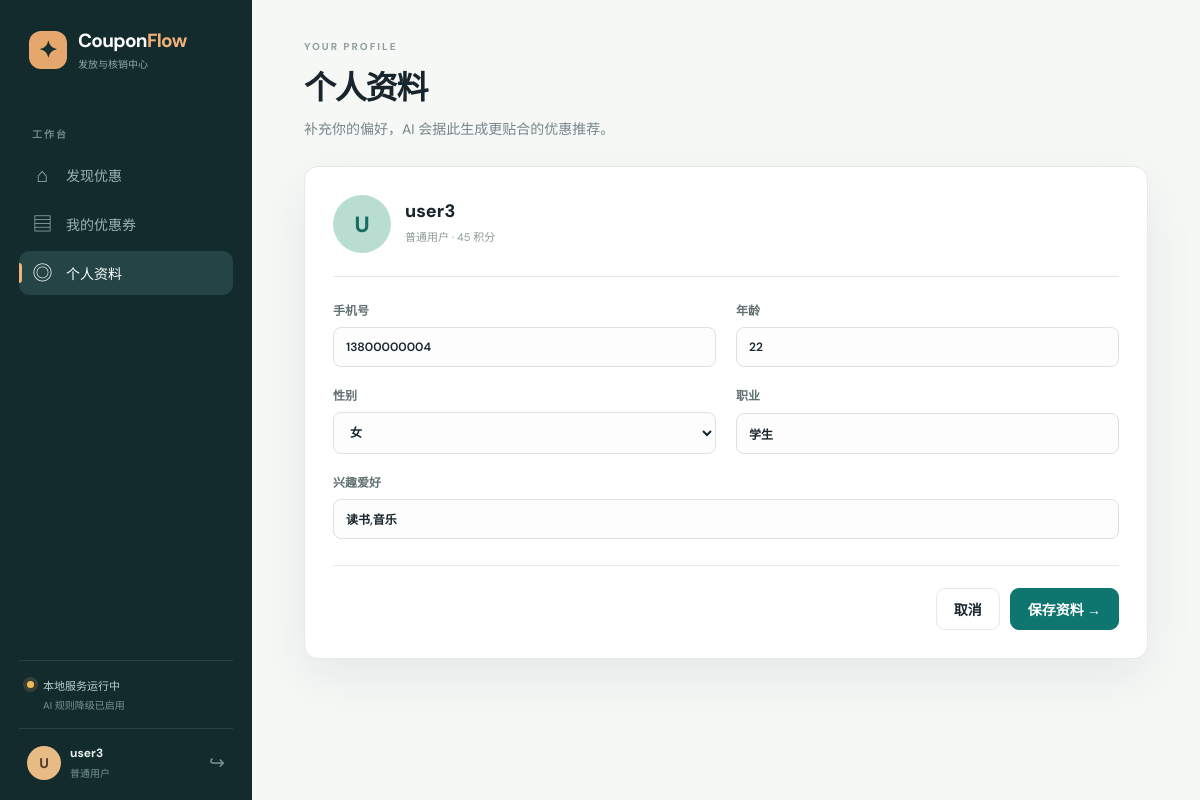
Page /user/profile (signed in) on the committed database.
### api/app/models/user.py (models this page shows, shortened)
class User(UserMixin, db.Model):
    __tablename__ = "users"
    id = db.Column(db.Integer, primary_key=True)
    username = db.Column(db.String(80), unique=True, nullable=False, index=True)
    password_hash = db.Column(db.String(256), nullable=False)
    role = db.Column(db.String(20), nullable=False, default="user")
    phone = db.Column(db.String(20), default="")
    age = db.Column(db.Integer, nullable=True)
    gender = db.Column(db.String(10), default="")
    hobbies = db.Column(db.String(200), default="")
    occupation = db.Column(db.String(100), default="")
    points = db.Column(db.Integer, default=0)
    last_login = db.Column(db.DateTime, default=datetime.now)
    created_at = db.Column(db.DateTime, default=datetime.now)
    coupons = db.relationship(
        "Coupon", backref="owner", lazy="dynamic", foreign_keys="Coupon.user_id"
    )
    campaign_reservations = db.relationship(
        "CampaignReservation",
        back_populates="user",
        lazy="dynamic",
        cascade="all, delete-orphan",
    )
    @property
    def password(self):
        raise AttributeError("password is not readable")

### api/app/routes/user.py (the view, shortened to what this page needs)
@user_bp.route("/profile", methods=["GET", "POST"])
def profile():
    return render_template("user/profile.html")

### ai/providers/bedrock.py (called while the page is built)
    @property
    def available(self) -> bool:
        if self.config.mock_mode:
            return False
        return bool(self.config.bearer_token or self._runtime_client is not None)

    @property
    def status(self) -> Mapping[str, Any]:
        if self.config.mock_mode:
            mode, label = "fallback", "规则引擎降级"
        elif self.config.bearer_token:
            mode, label = "bedrock_api", "Bedrock API"
        elif self._runtime_client is not None:
            mode, label = "bedrock_sdk", "Bedrock SDK"
        else:
            mode, label = "fallback", "规则引擎降级"
        return {
            "mode": mode,
            "label": label,
            "connected": self.available,
            "model": self.config.model_id,
            "region": self.config.region,
        }

### ai/service.py (called while the page is built)
    @property
    def status(self) -> dict[str, Any]:
        return dict(self.provider.status)

### api/app/__init__.py (called while the page is built)
@login_manager.user_loader
def load_user(user_id):
    from api.app.models import User
    return db.session.get(User, int(user_id))

### api/app/routes/user.py (called while the page is built)
@user_bp.before_request
@login_required
@user_required
def before_request():
    pass

### api/app/services/ai_gateway.py (called while the page is built)
    @property
    def status(self):
        return self._service.status

### ui/templates/user/profile.html
{% extends 'base.html' %}{% block title %}个人资料 · CouponFlow{% endblock %}{% block content %}<div class="narrow-page"><div class="page-heading"><p class="kicker">YOUR PROFILE</p><h1>个人资料</h1><p>补充你的偏好，AI 会据此生成更贴合的优惠推荐。</p></div><form method="post" class="form-card"><div class="profile-header"><span class="avatar avatar-user large">{{ current_user.username[:1].upper() }}</span><div><h2>{{ current_user.username }}</h2><p>普通用户 · {{ current_user.points }} 积分</p></div></div><div class="form-grid"><label>手机号<input name="phone" value="{{ current_user.phone }}" placeholder="用于门店核销检索"></label><label>年龄<input name="age" type="number" value="{{ current_user.age or '' }}"></label><label>性别<select name="gender"><option value="">请选择</option><option {% if current_user.gender == '女' %}selected{% endif %}>女</option><option {% if current_user.gender == '男' %}selected{% endif %}>男</option><option {% if current_user.gender == '其他' %}selected{% endif %}>其他</option></select></label><label>职业<input name="occupation" value="{{ current_user.occupation }}" placeholder="例如：设计师"></label><label class="span-2">兴趣爱好<input name="hobbies" value="{{ current_user.hobbies }}" placeholder="例如：美食,旅行,运动"></label></div><div class="form-actions"><a class="button" href="{{ url_for('user_bp.dashboard') }}">取消</a><button class="button button-primary" type="submit">保存资料 →</button></div></form></div>{% endblock %}

### ui/templates/base.html (shortened to what this page needs)
<!doctype html>
<html lang="zh-CN">
<head>
  <link rel="stylesheet" href="{{ url_for('static', filename='css/style.css') }}">
</head>
<body>
  <div class="app-shell">
    <aside class="sidebar">
      <a class="brand" href="{{ url_for('auth.index') }}">
        <span class="brand-mark">✦</span>
        <span><strong>Coupon<span>Flow</span></strong><small>发放与核销中心</small></span>
      </a>
      {% if current_user.is_authenticated %}
      <div class="side-label">工作台</div>
      <nav class="side-nav">
        {% if current_user.role == 'operator' %}
          <a href="{{ url_for('operator.dashboard') }}" class="{% if request.endpoint == 'operator.dashboard' %}active{% endif %}"><span>▦</span>活动总览</a>
          <a href="{{ url_for('operator.risk_logs') }}" class="{% if request.endpoint == 'operator.risk_logs' %}active{% endif %}"><span>⌁</span>风控审核{% if pending_risks is defined and pending_risks %}<b class="nav-badge">{{ pending_risks }}</b>{% endif %}</a>
          <a href="{{ url_for('operator.notifications') }}" class="{% if request.endpoint == 'operator.notifications' %}active{% endif %}"><span>◌</span>广播通知</a>
        {% elif current_user.role == 'user' %}
          <a href="{{ url_for('user_bp.dashboard') }}" class="{% if request.endpoint == 'user_bp.dashboard' %}active{% endif %}"><span>⌂</span>发现优惠</a>
          <a href="{{ url_for('user_bp.my_coupons') }}" class="{% if request.endpoint == 'user_bp.my_coupons' %}active{% endif %}"><span>▤</span>我的优惠券</a>
          <a href="{{ url_for('user_bp.profile') }}" class="{% if request.endpoint == 'user_bp.profile' %}active{% endif %}"><span>◎</span>个人资料</a>
        {% elif current_user.role == 'verifier' %}
          <a href="{{ url_for('verifier.dashboard') }}" class="{% if request.endpoint == 'verifier.dashboard' %}active{% endif %}"><span>⌕</span>现场核销</a>
          <a href="{{ url_for('verifier.history') }}" class="{% if request.endpoint == 'verifier.history' %}active{% endif %}"><span>◷</span>核销记录</a>
        {% elif current_user.role == 'admin' %}
          <a href="{{ url_for('admin_bp.dashboard') }}" class="{% if request.endpoint == 'admin_bp.dashboard' %}active{% endif %}"><span>◈</span>数据驾驶舱</a>
        {% endif %}
      </nav>
      <div class="sidebar-bottom">
        <div class="local-status"><i class="status-dot {{ 'connected' if ai_status.connected else 'fallback' }}"></i><span>{% if ai_status.connected %}{{ ai_status.label }} 已连接<small>{{ ai_status.model }} · {{ ai_status.region }}</small>{% else %}本地服务运行中<small>AI 规则降级已启用</small>{% endif %}</span></div>
        <div class="profile-mini"><span class="avatar">{{ current_user.username[:1].upper() }}</span><span><strong>{{ current_user.username }}</strong><small>{{ {'operator':'运营人员','user':'普通用户','verifier':'核销人员','admin':'管理员'}[current_user.role] }}</small></span><a href="{{ url_for('auth.logout') }}" title="退出登录">↪</a></div>
      </div>
      {% endif %}
    </aside>
    <main class="main-content">
      {% block content %}{% endblock %}
    </main>
  </div>
</body>
</html>

### ui/static/css/style.css (style rules this page uses)
:root { --ink:#18252d;--muted:#77858a;--line:#e5e9e7;--paper:#f6f8f6;--white:#fff;--teal:#0e766e;--teal-dark:#075a55;--mint:#dff1e9;--coral:#ec765d;--yellow:#f4bf53;--purple:#8375c7;--red:#d85a51;--shadow:0 18px 50px rgba(28,52,51,.08) }
* { box-sizing:border-box }
body { margin:0;background:var(--paper);color:var(--ink);font-family:'Noto Sans SC','DM Sans',sans-serif;font-size:14px }
a { color:inherit;text-decoration:none }
button,input,select,textarea { font:inherit }
button { cursor:pointer }
h1,h2,h3,p { margin-top:0 }
h1 { font-size:32px;letter-spacing:-1.2px;margin:0 0 9px;font-weight:800 }
h2 { font-size:20px;margin:0;font-weight:800 }
.app-shell { display:flex;min-height:100vh }
.sidebar { width:252px;background:#142b2e;color:#d6e5e1;padding:28px 19px 20px;display:flex;flex-direction:column;position:fixed;inset:0 auto 0 0;z-index:5 }
.brand { display:flex;gap:11px;align-items:center;color:#fff;padding:0 10px }
.brand-mark { width:38px;height:38px;border-radius:12px;background:#e5a76c;color:#172f30;display:grid;place-items:center;font-size:23px;font-weight:800 }
.brand strong { display:block;font-size:19px;letter-spacing:-.7px }
.brand strong span { color:#f0b279 }
.brand small { display:block;color:#91aaa5;font-size:10px;margin-top:3px }
.side-label { color:#718b87;font-size:10px;font-weight:700;letter-spacing:2px;margin:55px 13px 12px }
.side-nav { display:grid;gap:5px }
.side-nav a { display:flex;align-items:center;gap:13px;color:#9bb2ae;padding:12px 13px;border-radius:10px;position:relative }
.side-nav a span { font-size:20px;line-height:1;width:21px;text-align:center }
.side-nav a:hover,.side-nav a.active { color:#fff;background:#244445 }
.side-nav a.active:before { content:'';position:absolute;left:0;width:3px;height:20px;border-radius:0 3px 3px 0;background:#f0b279 }
.sidebar-bottom { margin-top:auto }
.local-status { border-top:1px solid #294344;padding:16px 8px;display:flex;gap:9px;color:#b8d0ca;font-size:11px }
.local-status i,.scanner-status i { width:7px;height:7px;border-radius:50%;background:#62d6a4;box-shadow:0 0 0 4px rgba(98,214,164,.12);margin-top:4px;flex:none }
.local-status small,.profile-mini small { display:block;color:#75938d;font-size:10px;margin-top:4px }
.profile-mini { border-top:1px solid #294344;padding:16px 8px 0;display:flex;align-items:center;gap:9px }
.profile-mini strong { display:block;font-size:12px;color:#e7f1ee }
.profile-mini a { margin-left:auto;color:#76918c;font-size:19px }
.avatar { height:34px;width:34px;display:inline-grid;place-items:center;border-radius:50%;background:#e8bb85;color:#533d2d;font-weight:800 }
.avatar-user { background:#b9ddd0;color:#176b61 }
.avatar.large { height:58px;width:58px;font-size:22px }
.main-content { margin-left:252px;flex:1;max-width:1520px;padding:40px 52px 60px }
.kicker { font-size:10px;letter-spacing:2px;color:#91a09f;font-weight:800;margin:0 0 9px }
.page-top>div p:last-child,.page-heading>p:last-child { color:var(--muted);margin-bottom:0 }
.button { border:1px solid var(--line);border-radius:9px;min-height:42px;padding:10px 17px;background:#fff;color:var(--ink);display:inline-flex;gap:8px;align-items:center;justify-content:center;font-weight:700 }
.button-primary { background:var(--teal);border-color:var(--teal);color:#fff }
.page-heading { margin-bottom:28px }
.narrow-page { max-width:850px }
.form-card { background:#fff;border:1px solid var(--line);border-radius:14px;padding:28px;box-shadow:var(--shadow) }
.form-grid { display:grid;grid-template-columns:1fr 1fr;gap:19px 20px }
label { display:grid;gap:8px;color:#627271;font-weight:600;font-size:12px }
input,select,textarea { border:1px solid #dce4e0;border-radius:8px;background:#fcfdfc;padding:11px 12px;outline:none;color:var(--ink) }
.span-2 { grid-column:span 2 }
.form-actions { display:flex;justify-content:flex-end;gap:10px;border-top:1px solid var(--line);padding-top:22px;margin-top:26px }
.profile-header { display:flex;align-items:center;gap:14px;padding-bottom:23px;margin-bottom:24px;border-bottom:1px solid var(--line) }
.profile-header h2 { font-size:18px }
.profile-header p { font-size:11px;color:#8a9994;margin:5px 0 }
.status-dot.fallback { background:#f0bb59;box-shadow:0 0 0 4px rgba(240,187,89,.15) }

### rows in the picture
User: username "U", username "user3", role "普通用户", points "45", phone "13800000004", age "22", gender "女", occupation "学生", hobbies "读书,音乐"
